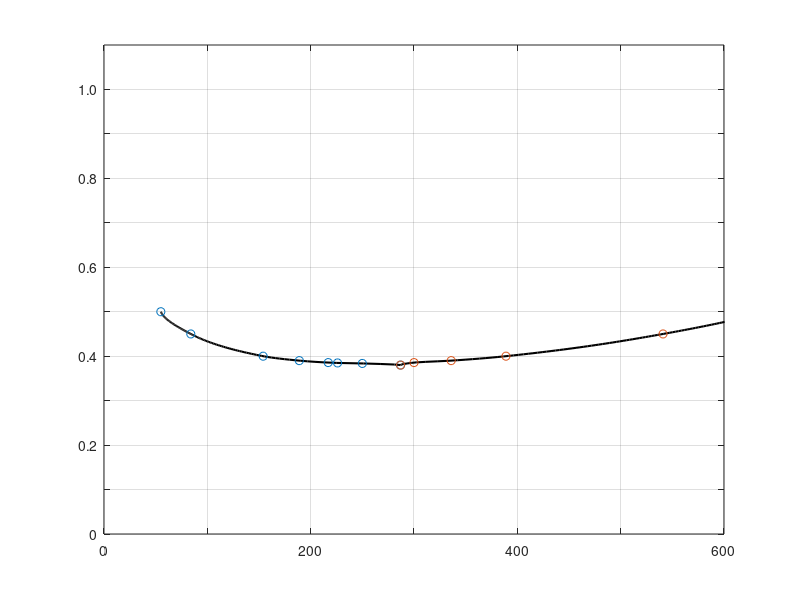

The MATLAB script that drew this image:
y1 = [0.5;0.45;0.4;0.39;0.3856;0.3848;0.3837;0.38];   
x1 = [55;84;154;189;217;226;250;287];
yq1 = linspace(min(y1), max(y1), 100);  
xq_spline1 = interp1(y1, x1, yq1, 'pchip');


y2 = [0.5;0.45;0.4;0.39;0.3856;0.38];   
x2 = [640;541;389;336;300;287];
yq2 = linspace(min(y1), max(y1), 100);  
xq_spline2 = interp1(y2, x2, yq2, 'pchip');

% y2 = 0:0.01:1;
% delta = asin(y2);
% x2 = cos(delta).*100*pi./y2;
% 
% y3 = [0.1;0.2;0.3;0.4;0.5;0.6;0.8;0.9;0.99;1];   
% x3=[1405;789;558;429;341;274;164;109.1;32.8;0];
% 

% 
% 
% yq3 = linspace(min(y3), max(y3), 100);  
% xq_spline3 = interp1(y3, x3, yq3, 'pchip');

% xq2 = linspace(min(x2), max(x2), 100);  
% yq_spline2 = interp1(x2, y12, xq2, 'spline');
% 
% xq3 = linspace(min(x3), max(x3), 100);  
% yq_spline3 = interp1(x3, y3, xq3, 'spline');

figure;
plot(xq_spline1, yq1, 'k-','LineWidth',1.5);hold on;
plot(x1,y1,'o');

plot(xq_spline2, yq2, 'k-','LineWidth',1.5);hold on;
plot(x2,y2,'o');

xticks(0:100:600);
yticks(0:0.1:1);
xticklabels({'0', '', '200', '','400', '','600'});
yticklabels({'0', '', '0.2', '','0.4', '', '0.6', '','0.8', '', '1.0'});
grid on
axis([0 600 0 1.1])


